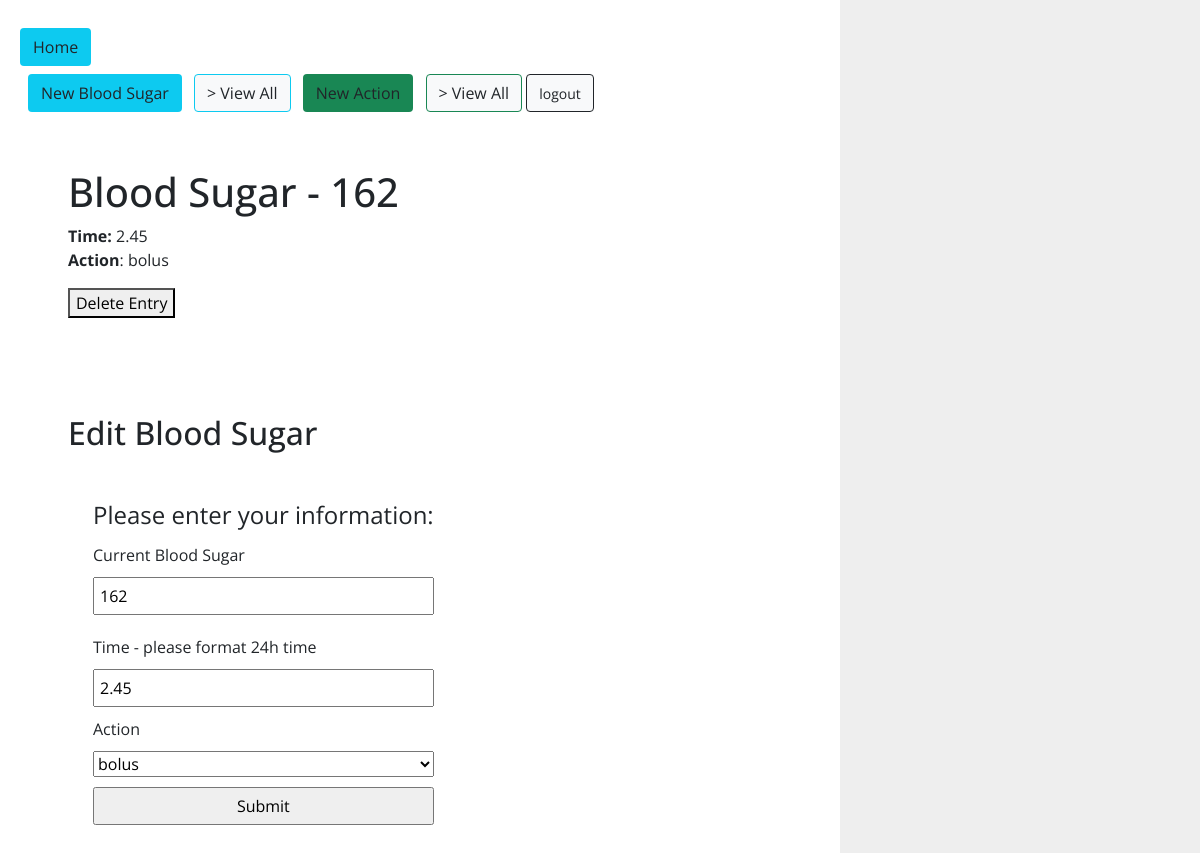
The page /bs/1 (signed in) on the database as committed earlier.
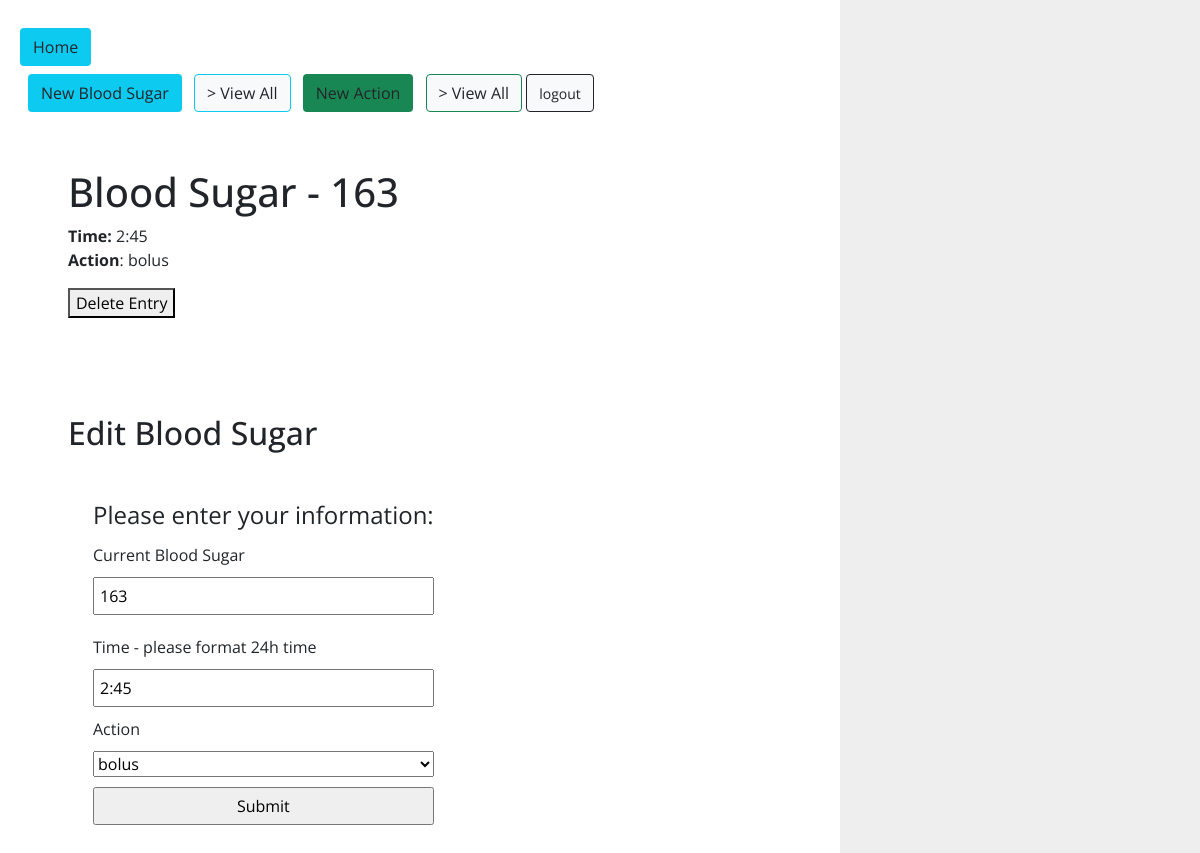
The same page on the database as committed later.
### bs_track/models.py (models this page shows)
class Bloodsugar(db.Model):
    id = col(db.Integer, primary_key=True)
    bs = col(db.Integer, nullable=False)
    time = col(db.String(6), nullable=False)
    act = col(db.Enum(ACTIONTYPES), default=ACTIONTYPES.BOLUS)
    created_by_id = db.Column(db.Integer, db.ForeignKey("user.id"))
    created_by = rel("User")

### bs_track/bs/routes.py (the view)
@routes.route('/bs/<bs_id>', methods=['GET', 'POST'])
@login_required
def detail(bs_id):
    bs = Bloodsugar.query.get(bs_id)
    form = BloodsugarForm(obj=bs)
    if form.validate_on_submit():
        form.populate_obj(bs)
        db.session.commit()
        return redirect(url_for('bs.index', bs=bs, form=form, bs_id=bs_id))
    return render_template('bs_detail.html', bs=bs, form=form)

### forms.py
class BloodsugarForm(FlaskForm):
    bs = StringField(
        'Current Blood Sugar', validators=[DataRequired(), Length(min=2, max=3)]
    )
    time = StringField('Time - please format 24h time', validators=[DataRequired(), Length(min=2, max=6)])
    action = SelectField('Action', choices= ACTIONTYPES.choices())
    submit = SubmitField('Submit')

### bs_track/extensions.py (called while the page is built)
@login_manager.user_loader
def load_user(user_id):
    return User.query.get(user_id)

### bs_track/utils.py (called while the page is built)
    def __str__(self):
        return str(self.value)

### bs_track/templates/bs_detail.html (shortened to what this page needs)
{% extends 'base.html' %}
{% block content %}
<div class="m-5">
    <h1>Blood Sugar - {{ bs.bs }}</h1>
    <strong>Time:</strong> {{ bs.time }}
    <p><strong>Action</strong>: {{ bs.act }}</p>
    <form method="POST" action="{{url_for('bs.delete', bs_id=bs.id)}}">
        <button type="submit"> Delete Entry </button>
    </form>
</div>
<div class="m-5">
    <h2>Edit Blood Sugar</h2>
    <form method="POST" action="{{ url_for('bs.detail', bs_id=bs.id) }}">
        <fieldset>
            <legend>Please enter your information:</legend>
            {{ form.bs.label }}
            {{ form.bs }}
            {{ form.time.label }}
            {{ form.time }}
            {{ form.action.label }}
            {{ form.action }}
            {{ form.submit }}
        </fieldset>
    </form>
</div>
{% endblock %}

Rows that differ between the two databases and show on the page:
changed Bloodsugar "bolus": bs "162" → "163"; time "2.45" → "2:45"
